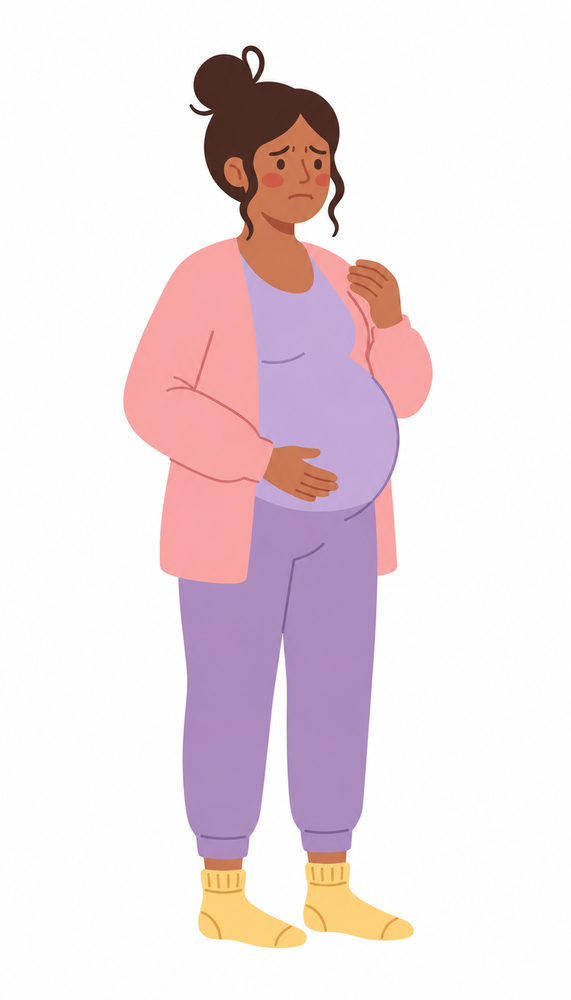
#> input picture characters/mum2/refs/images/b_lift1_0.png, 571 x 1000 px, shrunk from 768 x 1344 before the run
$ python -i segment.py   (imports and definitions only)
#> lines starting #> are read from the running program, lines starting #| are printed output that depends on the picture
"""Shared segmentation: colour-classify figure pixels into material tokens.
Used by measure_ref.py (reference) and metrics.py (renders) so both are measured the same way."""
import numpy as np
from PIL import Image
from skimage import color

# Semantic seeds: rough descriptions of each material, used only to NAME k-means clusters.
SEEDS = {
    'garment':       '#c8aae8',  # lilac top + joggers
    'garmentShade':  '#b494dc',
    'cardigan':      '#ffb8c4',  # pink cardigan
    'cardiganShade': '#fa9aae',
    'skin':          '#d4805a',
    'skinShade':     '#c86c48',
    'skinLine':      '#bc5e37',  # crease/line core (derived separately, see measure_ref.derive_palette)
    'hair':          '#643828',
    'hairShade':     '#4c2818',
    'accent':        '#ffe078',  # yellow socks
    'accentShade':   '#f8c848',
    'line':          '#100404',  # eyes
    'mouth':         '#803018',
    'cheek':         '#e47258',
}
MATERIAL = {  # token -> material group
    'garment': 'garment', 'garmentShade': 'garment',
    'cardigan': 'cardigan', 'cardiganShade': 'cardigan',
    'skin': 'skin', 'skinShade': 'skin', 'skinLine': 'skin', 'cheek': 'skin',
    'hair': 'hair', 'hairShade': 'hair',
    'accent': 'sock', 'accentShade': 'sock',
    'line': 'feature', 'mouth': 'feature',
}

def hex2rgb(h):
    h = h.lstrip('#'); return np.array([int(h[i:i+2], 16) for i in (0, 2, 4)]) / 255.0

def rgb2hex(c):
    c = np.clip(np.round(np.asarray(c) * 255), 0, 255).astype(int); return '#%02x%02x%02x' % tuple(c)

def load(path):
    im = Image.open(path).convert('RGBA')
    a = np.asarray(im).astype(float) / 255.0
    rgb = a[..., :3] * a[..., 3:4] + (1 - a[..., 3:4])  # composite on white
    return rgb

def figure_mask(rgb, thr=0.07):
#> called with thr = 0.07
    from scipy import ndimage as ndi
    m = np.max(1 - rgb, axis=2) > thr
#> m: shape (1000, 571) bool; every value is 1
    m = ndi.binary_opening(m, iterations=1)
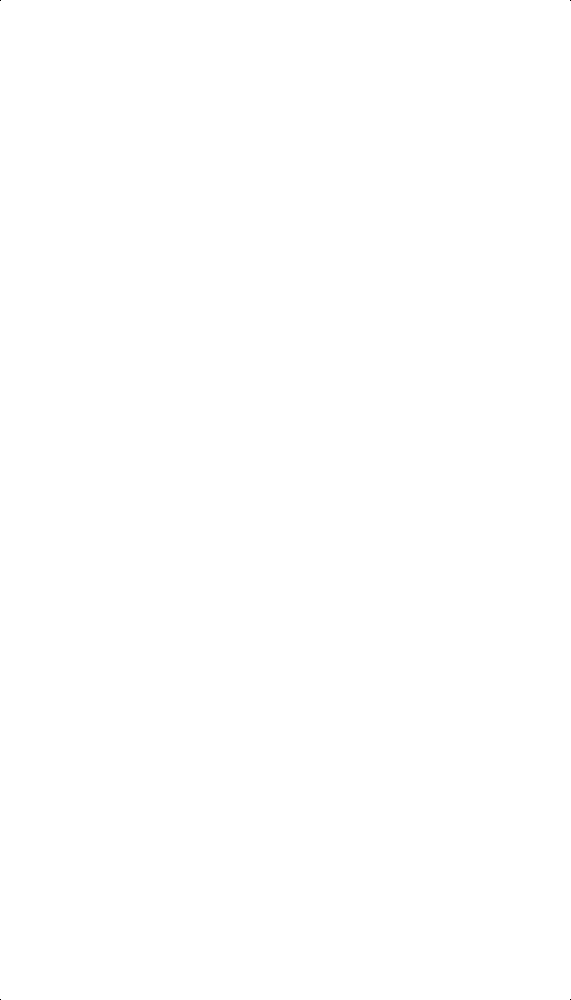
#> m: shape (1000, 571) bool; 100% white; black in thin lines or dots
    lab, n = ndi.label(m)
#> lab: shape (1000, 571) int32; values 0 (black) and 1 (white), 100% white; black in thin lines or dots
#> n = 1
    if n == 0: return m
    sizes = ndi.sum(m, lab, range(1, n + 1))
#> sizes = [570996]
    keep = np.zeros(n + 1, bool); keep[1:] = sizes > 0.002 * m.sum()
#> after `keep = np.zeros(n + 1, bool)`: keep = [False, False]
    m = keep[lab]
    return ndi.binary_fill_holes(m)

def classify(rgb, mask, palette, max_de=14.0):
    """Label each figure pixel with nearest palette token (CIEDE2000-ish via Lab euclid); far pixels -> 'edge'."""
    lab = color.rgb2lab(rgb)
    names = list(palette.keys())
    cols = color.rgb2lab(np.array([[hex2rgb(palette[n]) for n in names]]))[0]
    px = lab[mask]
    d = np.linalg.norm(px[:, None, :] - cols[None, :, :], axis=2)
    j = d.argmin(1); dm = d.min(1)
    out = np.full(mask.shape, -1, int)
    lbl = np.where(dm < max_de, j, -2)
    out[mask] = lbl
    return out, names

def token_mask(labels, names, *tokens):
    idx = [names.index(t) for t in tokens if t in names]
    return np.isin(labels, idx)

def group_mask(labels, names, group):
    return token_mask(labels, names, *[t for t, g in MATERIAL.items() if g == group])

>>> import cv2
>>> picture = cv2.cvtColor(cv2.imread('../characters/mum2/refs/images/b_lift1_0.png'), cv2.COLOR_BGR2RGB)
>>> result = figure_mask(picture)
